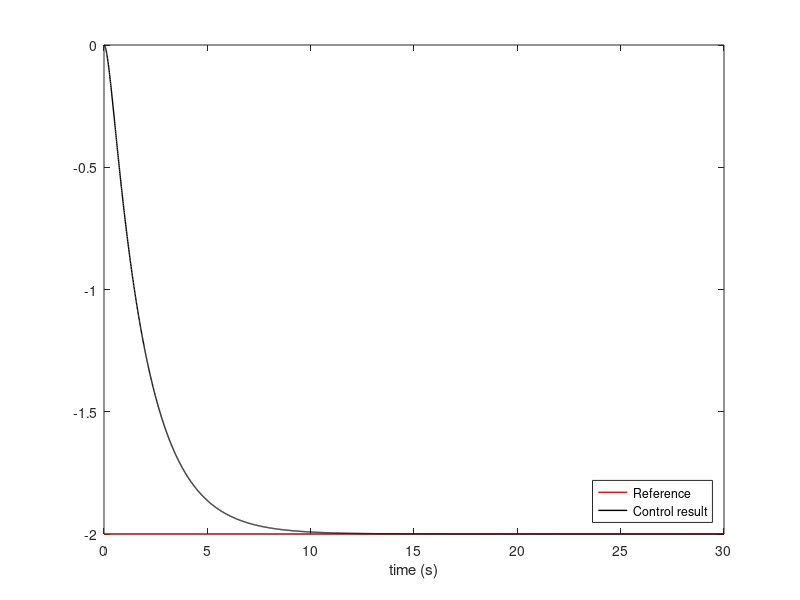

Write MATLAB code to recreate this figure.
close all;
clear;

% System function
G = tf(5,[1, 5, 0]);
% PID controller
G_c = tf([0, 0.5, 0.0], [1, 0]);

sys1 = series(G, G_c);
% Closed-loop system
sys2 = feedback(sys1, 1)

t = 0:0.01:30;
r = ones(size(t))*(-2);
[y, t] = lsim(sys2, r, t);

plot(t, r, 'Color', 'r', 'LineWidth', 1)
hold on;
plot(t, y, 'Color', 'k', 'LineWidth', 1)
xlabel('time (s)')
legend('Reference', 'Control result', 'Location', 'southeast')
